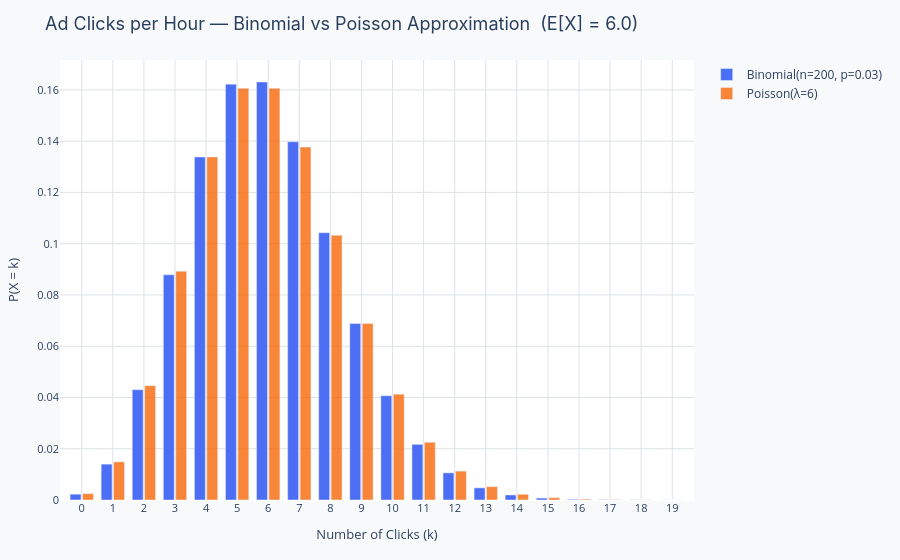

Here is the notebook cell this chart was saved with:
### Markdown cell above
---
## Real-world example: Website click-through rates

An online ad is shown to 200 users per hour. Each user independently clicks with probability 0.03 (a 3% click-through rate, typical for display advertising). The number of clicks per hour follows a Binomial(200, 0.03) distribution.

The chart overlays the Binomial PMF and its Poisson approximation (λ = 6) to show how close they are in practice. Notice:

- **Notice:** The two distributions are nearly indistinguishable, in practice, the Poisson is used because it requires only one parameter (λ) instead of two (n, p)
- **Notice:** The most probable number of clicks is 5 or 6, with the distribution roughly symmetric around E[X] = 6
- **Notice:** There is real probability of getting 0 clicks in an hour, and also real probability of getting 12 or more, the tails matter for capacity planning

> **Discussion question:** If the ad platform charges per impression and you are paid per click, which matters more for your business model, E[X] or the tail probabilities P(X ≤ 2)? How would you use this distribution to set a minimum guarantee?

### Code cell
# ── Binomial vs Poisson for ad click-through ─────────────────────────────────
n_users = 200
p_click = 0.03
lam_approx = n_users * p_click  # = 6.0

k_vals = np.arange(0, 20)
binom_pmf  = stats.binom.pmf(k_vals, n_users, p_click)
poisson_pmf = stats.poisson.pmf(k_vals, lam_approx)

fig = go.Figure()
fig.add_trace(go.Bar(
    x=k_vals - 0.2, y=binom_pmf, width=0.35,
    marker_color=PALETTE["primary"], name=f"Binomial(n={n_users}, p={p_click})",
))
fig.add_trace(go.Bar(
    x=k_vals + 0.2, y=poisson_pmf, width=0.35,
    marker_color=PALETTE["secondary"], opacity=0.8,
    name=f"Poisson(λ={lam_approx:.0f})",
))
layout = base_layout(
    title=f"Ad Clicks per Hour — Binomial vs Poisson Approximation  (E[X] = {lam_approx})",
    xaxis_title="Number of Clicks (k)",
    yaxis_title="P(X = k)",
)
layout.update(barmode="overlay", xaxis=dict(tickmode="linear", dtick=1))
fig.update_layout(layout)
fig.show()

### Figure 1 — Plotly figure (JSON) as saved in the notebook; plotly's stock layout.template omitted (floating-point values rounded to 4 significant figures)
{"data": [{"marker": {"color": "#4C6EF5"}, "name": "Binomial(n=200, p=0.03)", "type": "bar", "width": 0.35, "x": [-0.2, 0.8, 1.8, 2.8, 3.8, 4.8, 5.8, 6.8, 7.8, 8.8, 9.8, 10.8, 11.8, 12.8, 13.8, 14.8, 15.8, 16.8, 17.8, 18.8], "y": [0.002261, 0.01399, 0.04304, 0.08786, 0.1338, 0.1622, 0.1631, 0.1398, 0.1043, 0.06882, 0.04065, 0.02172, 0.01058, 0.004731, 0.001955, 0.0007496, 0.0002681, 8.973e-05, 2.821e-05, 8.359e-06]}, {"marker": {"color": "#F76707"}, "name": "Poisson(λ=6)", "opacity": 0.8, "type": "bar", "width": 0.35, "x": [0.2, 1.2, 2.2, 3.2, 4.2, 5.2, 6.2, 7.2, 8.2, 9.2, 10.2, 11.2, 12.2, 13.2, 14.2, 15.2, 16.2, 17.2, 18.2, 19.2], "y": [0.002479, 0.01487, 0.04462, 0.08924, 0.1339, 0.1606, 0.1606, 0.1377, 0.1033, 0.06884, 0.0413, 0.02253, 0.01126, 0.005199, 0.002228, 0.0008913, 0.0003342, 0.000118, 3.932e-05, 1.242e-05]}], "layout": {"barmode": "overlay", "legend": {"font": {"size": 12}}, "margin": {"b": 60, "l": 60, "r": 30, "t": 60}, "paper_bgcolor": "#F8F9FA", "plot_bgcolor": "#FFFFFF", "title": {"font": {"family": "Inter, Arial, sans-serif", "size": 18}, "text": "Ad Clicks per Hour — Binomial vs Poisson Approximation  (E[X] = 6.0)"}, "xaxis": {"dtick": 1, "gridcolor": "#DEE2E6", "tickfont": {"size": 11}, "tickmode": "linear", "title": {"font": {"size": 13}, "text": "Number of Clicks (k)"}}, "yaxis": {"gridcolor": "#DEE2E6", "tickfont": {"size": 11}, "title": {"font": {"size": 13}, "text": "P(X = k)"}}}}
